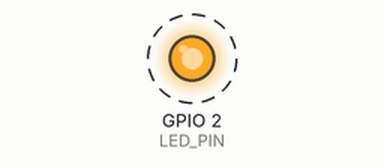
A sketch run on a simulated ESP32. Parts: output pins drawn as LEDs (lit = HIGH). Dashed ring = blinking. What the sketch prints to the serial monitor is not drawn.

Above: at 0.05 s.
Timing chart, 0 to 3.0 s (numbered marks = the images above):
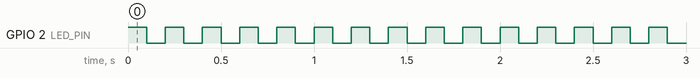

Measured:
- by itself, GPIO 2 (LED_PIN): alternates HIGH for 0.10 s and LOW for 0.10 s

The sketch:

P6_1.ino
```cpp
#include <Arduino.h>

#define LED_PIN 2            // Pin del LED (cambiar según la placa)
#define UART_NUM UART_NUM_0  // UART a utilizar (UART0 en ESP32)

TaskHandle_t blinkTaskHandle;
TaskHandle_t uartTaskHandle;

// Prototipos de funciones de tarea
void blinkTask(void *parameter);
void uartTask(void *parameter);

void setup() {
  Serial.begin(115200);

  // Crear la tarea para parpadear el LED
  xTaskCreatePinnedToCore(
    blinkTask,
    "BlinkTask",
    1000,  // Tamaño del stack de la tarea en palabras (aprox. 1000 bytes) -> Memoria asignada para la pila de la tarea
    NULL,
    1,
    &blinkTaskHandle,
    APP_CPU_NUM  // Ejecutar en el núcleo de aplicación (core 1)
  );

  // Crear la tarea para enviar "hola mundo" por UART
  xTaskCreatePinnedToCore(
    uartTask,
    "UARTTask",
    1000,  // Tamaño del stack de la tarea en palabras (aprox. 1000 bytes)
    NULL,
    1,
    &uartTaskHandle,
    APP_CPU_NUM  // Ejecutar en el núcleo de aplicación (core 1)
  );
}

void loop() {

}

// Tarea para parpadear el LED cada 200 ms
void blinkTask(void *parameter) {
  (void) parameter;

  pinMode(LED_PIN, OUTPUT);

  while (1) {
    digitalWrite(LED_PIN, HIGH);
    vTaskDelay(pdMS_TO_TICKS(100));  // Encender el LED durante 100 ms
    digitalWrite(LED_PIN, LOW);
    vTaskDelay(pdMS_TO_TICKS(100));  // Apagar el LED durante 100 ms
  }
}

// Tarea para enviar "hola mundo" por UART cada segundo
void uartTask(void *parameter) {
  (void) parameter;

  Serial.begin(115200);  // Iniciar la comunicación UART

  while (1) {
    Serial.println("hola mundo");
    vTaskDelay(pdMS_TO_TICKS(1000));  // Esperar 1 segundo
  }
}
```
